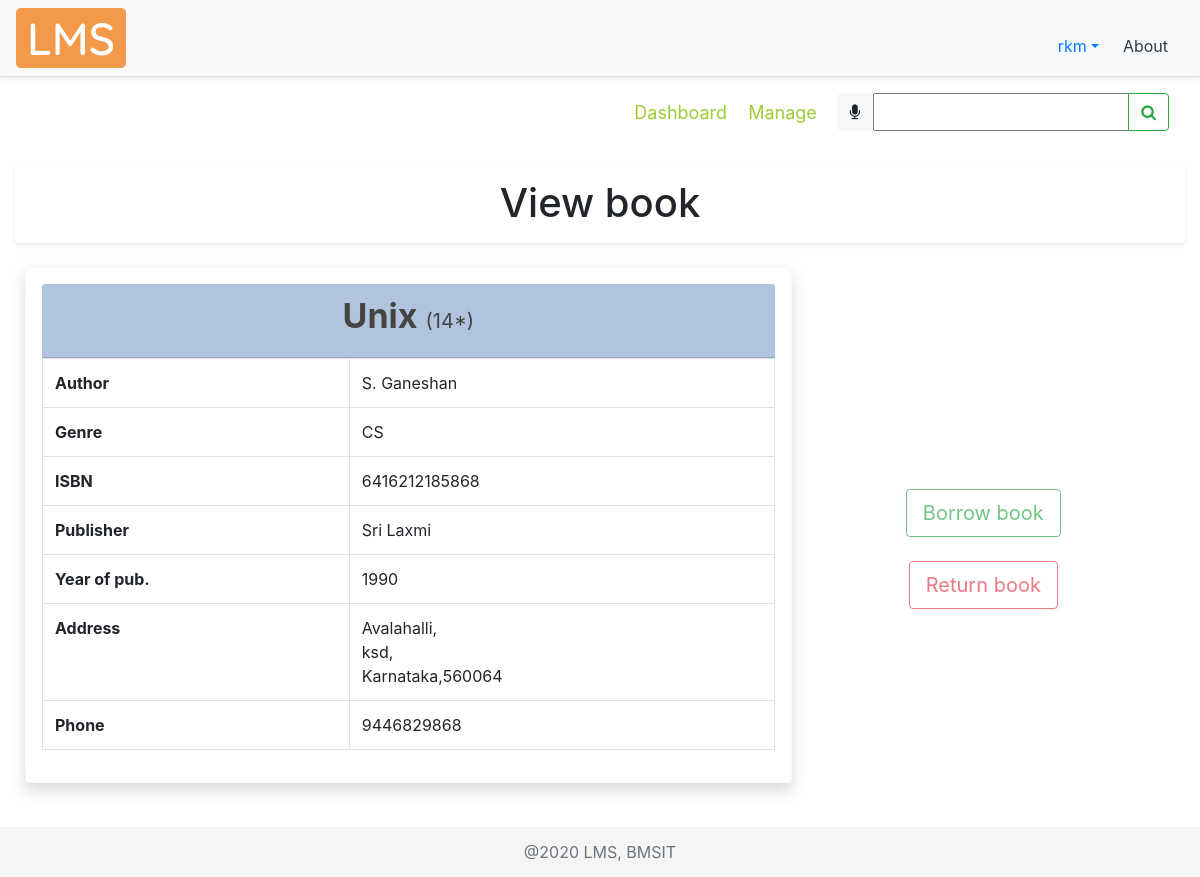
The page /viewbook/1/ (signed in) on the database its author committed.
### account/models.py (models this page shows, shortened)
class Account(AbstractBaseUser):
    COURSES = (
        ("ISE","Information Science Engineering"),
        ("CSE","Computer Science Engineering"),
        ("ECE","Electronics and Communication Engineering"),
        ("ME","Mechanical Engineering"),
        ("ETE","Electronics and Telecommunication Engineering"),
        ("EEE","Electrical and Electronics Engineering"),
        ("CIV","Civil Engineering"),
        ("MCA","Master of Computer Applications"),
        ("AI&ML","Artificial Intelligence and Machine Learning")
    )
    SEM = (
        (1, 1),
        (2, 2),
        (3, 3),
        (4, 4),
        (5, 5),
        (6, 6),
        (7, 7),
        (8, 8),
    )
    email = models.EmailField(verbose_name="email", max_length=50, unique=True, help_text="Email id")
    username = models.CharField(max_length=30, unique=True, help_text="Username")
    fName = models.CharField(max_length=20, help_text='First name')
    mName = models.CharField(max_length=20, help_text='Middle name', blank=True)
    lName = models.CharField(max_length=20, help_text='Last name', blank=True)
    streetAddr = models.CharField(max_length=50, help_text="Street Address", null=True)
    district = models.CharField(max_length=20, null=True, help_text="District")
    state = models.CharField(max_length=20, null=True, help_text="State")
    pinCode = models.CharField(max_length=6, null=True, help_text="PIN Code")
    phoneNum = models.CharField(max_length=10, null=True, blank=True, help_text="Phone number")
    USN = models.CharField(max_length=10, null=True, unique=True, blank=True, help_text="University Serial Number", validators=[RegexValidator(regex='[1-4]{1}[a-zA-Z]{2}[0-9]{2}[a-zA-Z]{2}[0-9]{3}', message="Enter a valid USN", code="invalid_USN")])
    course = models.CharField(max_length=50, null=True, choices=COURSES, blank=True, help_text="Branch")
    sem = models.PositiveSmallIntegerField(null=True, choices=SEM, blank=True, help_text="Semester")
    salary = models.CharField(max_length=6, null=True, blank=True, help_text="Salary")
    date_joined = models.DateTimeField(verbose_name='date joined', auto_now_add=True)
    last_login = models.DateTimeField(verbose_name='last login', auto_now=True)
    is_admin = models.BooleanField(default=False)
    is_active = models.BooleanField(default=True)
    is_staff = models.BooleanField(default=False)
    is_superuser = models.BooleanField(default=False)
    USERNAME_FIELD = 'email'
    REQUIRED_FIELDS = ['username', 'fName']
    objects = MyAccountManager()

### libraryApp/models.py (models this page shows, shortened)
class BOOK(models.Model):
    GENRE = (
        ("CS", "Computer Science"),
        ("MATH", "Mathematics"),
        ("ELE", "Electronics"),
        ("TC", "Telecommunication"),
        ("CHE", "Chemistry"),
        ("PHY", "Physics"),
        ("MEC", "Mechanics"),
        ("EVS", "Environmental Science"),
        ("BIO", "Bioengineering"),
        ("BUS", "Business Skills"),
    )
    bookTitle = models.CharField(max_length=50, help_text="Book Title")
    genre = models.CharField(max_length=30, null=True, choices=GENRE, help_text="Category")
    pubYear = models.CharField(max_length=4, null=True, help_text="Year of publication")
    isbn = models.CharField(max_length=13, null=True, unique=True, help_text="International Standard Book Number")
    librarianID = models.ForeignKey(
        settings.AUTH_USER_MODEL, null=True, on_delete=models.CASCADE, help_text="Librarian ID")
    pubID = models.ForeignKey(PUBLISHER, null=True, on_delete=models.CASCADE, help_text="Publisher ID")
    authorID = models.ManyToManyField(AUTHOR, help_text="Authors")

class AUTHOR(models.Model):
    authorName = models.CharField(max_length=30, help_text="Author name")
    def __str__(self):
        return self.authorName

class PUBLISHER(models.Model):
    pubName = models.CharField(max_length=30, help_text="Publisher name", null=True)
    streetAddr = models.CharField(max_length=50, help_text="Street Address", null=True)
    district = models.CharField(max_length=20, help_text="District", null=True)
    state = models.CharField(max_length=20, help_text="State", null=True)
    pinCode = models.CharField(max_length=6, help_text="PIN Code", null=True)
    phoneNum = models.CharField(max_length=10, help_text="Phone number", null=True)

### libraryApp/views.py (the view, shortened to what this page needs)
# urls.py: path('viewbook/<str:bookID>/', views.viewBook, name="viewbook"),
@login_required(login_url='signin')
def viewBook(request, bookID):
    viewBook = 'libraryApp/view_book.html'
    myFilter = BookFilter(request.GET, queryset=BOOK.objects.all())
    if request.method == "POST":
        print(request.POST)
        return redirect(searchBook, book=request.POST['bookTitle'])
    book = BOOK.objects.get(id=bookID)
    pub = PUBLISHER.objects.filter(book__id=book.id).first()
    stock = STOCK.objects.filter(bookID__id=book.id).first()
    authors = AUTHOR.objects.filter(book__id=book.id)
    authorList = []
    authorIDList = []
    for a in authors.all():
        if a not in authorList:  # loic to check redundancy
            authorList.append(a)
            authorIDList.append(a.id)
    authorString = ', '.join(map(str, authorList))
    bookObject = tempBook(None, book.bookTitle, book.id, book.genre, pub.id, pub.pubName,
                          book.pubYear, authorIDList, authorString, book.isbn, stock.bookCopies)
    user = request.user
    isBookBorrowed = False
    bb = user.borrowedbook_set.filter(bookID__id=bookID)
    isStockAvailable = False
    if stock.bookCopies > 0:
        isStockAvailable = True
    print("IS AVAILBLE: ", isStockAvailable, stock.bookCopies)
    context = {
        "book": bookObject,
        "pub": pub,
        "myFilter": myFilter,
        "isBookBorrowed" : isBookBorrowed,
        "isStockAvailable" : isStockAvailable
    }
    return render(request, viewBook, context)

### libraryApp/templates/libraryApp/view_book.html (shortened to what this page needs)
{% extends 'libraryApp/main.html' %}
{% load static %}
{% block content %}
<nav class="navbar">
  <div class="navbar-nav mySubMenu ml-auto">
   <nav>
        <a href="{% url 'dashboard' %}" title="Click here to visit dashboard">Dashboard</a>
        {% if request.user.is_staff %}
            <a href="{% url 'manage' %}" title="Click here to manage books">Manage</a>
        {% endif %}
    </nav>
  </div>
  <form class="form-inline" method="POST">
    <div class="input-group">
      <div id="speech" class="btn btn-light" title="Click the mic to speak">
        <i class="fa fa-microphone" aria-hidden="true"></i>
      </div>
      {{myFilter.form}}
      <div class="input-group-append">
        <button id="searchButton" class="btn btn-outline-success" type="submit">
          <i class="fa fa-search"></i>
        </button>
      </div>
    </div>
  </form>
</nav>
<br>
<div>
    <h1 class="text-center shadow-sm p-3 bg-white rounded">
        View book
    </h1>
</div>
<div class="row align-items-center viewBook mt-4">
    <div class="card card-body border-light bg-light col-md-8 shadow p-3 bg-white rounded">
        <div class="card-header text-center cardHead">
            <div class="row justify-content-center">
                <h3 class="font-weight-bold bookTitle">
                    {{book.bookTitle}} <span class="small">({{book.stock}}*)</span>
                </h3>
            </div>
        </div>
        <div>
            <table class="table table-bordered">
                <tbody>
                    <tr>
                        <th scope="row">Author</th>
                        <td>{{book.author}}</td>
                    </tr>
                    <tr>
                        <th scope="row">Genre</th>
                        <td>{{book.genre}}</td>
                    </tr>
                    <tr>
                        <th scope="row">ISBN</th>
                        <td>{{book.isbn}}</td>
                    </tr>
                    <tr>
                        <th scope="row">Publisher</th>
                        <td>{{book.pubName}}</td>
                    </tr>
                    <tr>
                        <th scope="row">Year of pub.</th>
                        <td>{{book.pubYear}}</td>
                    </tr>
                    <tr>
                        <th scope="row">Address</th>
                        <td>{{pub.streetAddr}},<br> {{pub.district}},<br> {{pub.state}},{{pub.pinCode}}</td>
                    </tr>
                    <tr>
                        <th scope="row">Phone</th>
                        <td>{{pub.phoneNum}}</td>
                    </tr>
                </tbody>
            </table>
        </div>
    </div>
    <div class="col-md-4 mt-5">
        <div class="row justify-content-center">
            <button type="button" onclick="location.href='{% url 'requestBorrowBook' book.bookID %}'" class="btn btn-outline-success btn-lg shadow-sm rounded"
            {% if request.user.is_staff or isBookBorrowed or not isStockAvailable %}disabled{% endif %}
                    data-toggle="tooltip" data-placement="right"
                    title="Click here to borrow '{{book.bookTitle}}'">Borrow book</button>
        </div>
        <br>
        <div class="row justify-content-center">
            <button type="button" onclick="location.href='{% url 'requestReturnBook' book.bookID %}'" class="btn btn-outline-danger btn-lg shadow-sm rounded"
            {% if request.user.is_staff or not isBookBorrowed %}disabled{% endif %}
                    data-toggle="tooltip" data-placement="right"
                    title="Click here to return '{{book.bookTitle}}'">Return book</button>
        </div>
    </div>
</div>
{% endblock %}

### libraryApp/templates/libraryApp/navbar.html (shortened to what this page needs)
{% load static %}
    <div class="d-flex flex-column flex-md-row align-items-center p-2 px-md-3 mb-2 bg-light border-bottom shadow-sm">
      <img class="logo my-0 mr-md-auto font-weight-normal" src="{% static '/img/lms.png' %}" alt="LMS Logo">
        <nav class="nav mt-3 mr-2">
            <div class="nav-item dropdown">
              <a class="nav-link dropdown-toggle" data-toggle="dropdown" role="button">{{request.user.username}}</a>
            </div>
            <a class="p-2 text-dark" href="{% url 'about' %}">About</a>
        </nav>
    </div>

### static/css/main.css (style rules this page uses)
html { position: relative; min-height: 100%; }
body { margin-bottom: 60px; background-color: #fff; }
.mySubMenu { margin-right: 10px; padding: 2px; font-size: large; }
.mySubMenu a { padding-left: 8px; padding-right: 8px; color: yellowgreen; }

### libraryApp/templates/libraryApp/view_book.html (style rules this page uses)
.viewBook { margin: 10px; }
.bookTitle { font-size: 34px; color: #444444; }
.cardHead { background-color: lightsteelblue; }
.small { font-size: 20px; }

### rows shown on the page
Account: user.username "rkm"
BOOK: bookTitle "Unix", genre "CS", isbn "6416212185868", pubYear "1990"
AUTHOR: author "S. Ganeshan"
PUBLISHER: pubName "Sri Laxmi", streetAddr "Avalahalli", district "ksd", state "Karnataka", pinCode "560064", phoneNum "9446829868"

### other values the page prints
{{ book.stock }} "14"
